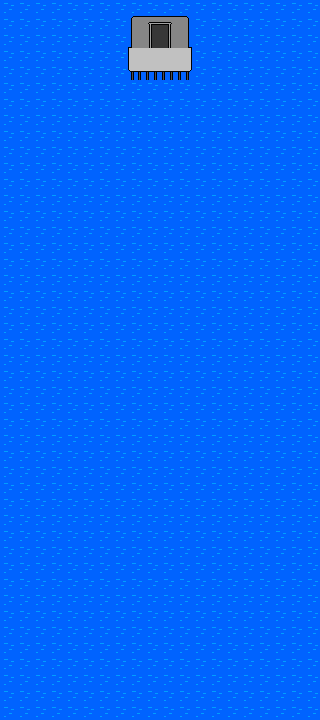

A level layout from a 2D game, rendered from its tile map. Below: a short description, then the map file with its tile-grid data intact:
An orthogonal 20x45 tile map with 16x16 px tiles, 1 tile layer (Tile Layer 1).

<map version="1.5" tiledversion="1.7.1" orientation="orthogonal" renderorder="right-down" width="20" height="45" tilewidth="16" tileheight="16" infinite="0" nextlayerid="2" nextobjectid="1">
 <tileset firstgid="1" source="ocean-opening.tsx" />
 <layer id="1" name="Tile Layer 1" width="20" height="45">
  <data encoding="csv">
1,1,1,1,1,1,1,1,1,1,1,1,1,1,1,1,1,1,1,1,
1,1,1,1,1,1,1,1,27,28,29,30,1,1,1,1,1,1,1,1,
1,1,1,1,1,1,1,1,47,48,49,50,1,1,1,1,1,1,1,1,
1,1,1,1,1,1,1,1,67,68,69,70,1,1,1,1,1,1,1,1,
1,1,1,1,1,1,1,1,87,88,89,90,1,1,1,1,1,1,1,1,
1,1,1,1,1,1,1,1,1,1,1,1,1,1,1,1,1,1,1,1,
1,1,1,1,1,1,1,1,1,1,1,1,1,1,1,1,1,1,1,1,
1,1,1,1,1,1,1,1,1,1,1,1,1,1,1,1,1,1,1,1,
1,1,1,1,1,1,1,1,1,1,1,1,1,1,1,1,1,1,1,1,
1,1,1,1,1,1,1,1,1,1,1,1,1,1,1,1,1,1,1,1,
1,1,1,1,1,1,1,1,1,1,1,1,1,1,1,1,1,1,1,1,
1,1,1,1,1,1,1,1,1,1,1,1,1,1,1,1,1,1,1,1,
1,1,1,1,1,1,1,1,1,1,1,1,1,1,1,1,1,1,1,1,
1,1,1,1,1,1,1,1,1,1,1,1,1,1,1,1,1,1,1,1,
1,1,1,1,1,1,1,1,1,1,1,1,1,1,1,1,1,1,1,1,
1,1,1,1,1,1,1,1,1,1,1,1,1,1,1,1,1,1,1,1,
1,1,1,1,1,1,1,1,1,1,1,1,1,1,1,1,1,1,1,1,
1,1,1,1,1,1,1,1,1,1,1,1,1,1,1,1,1,1,1,1,
1,1,1,1,1,1,1,1,1,1,1,1,1,1,1,1,1,1,1,1,
1,1,1,1,1,1,1,1,1,1,1,1,1,1,1,1,1,1,1,1,
1,1,1,1,1,1,1,1,1,1,1,1,1,1,1,1,1,1,1,1,
1,1,1,1,1,1,1,1,1,1,1,1,1,1,1,1,1,1,1,1,
1,1,1,1,1,1,1,1,1,1,1,1,1,1,1,1,1,1,1,1,
1,1,1,1,1,1,1,1,1,1,1,1,1,1,1,1,1,1,1,1,
1,1,1,1,1,1,1,1,1,1,1,1,1,1,1,1,1,1,1,1,
1,1,1,1,1,1,1,1,1,1,1,1,1,1,1,1,1,1,1,1,
1,1,1,1,1,1,1,1,1,1,1,1,1,1,1,1,1,1,1,1,
1,1,1,1,1,1,1,1,1,1,1,1,1,1,1,1,1,1,1,1,
1,1,1,1,1,1,1,1,1,1,1,1,1,1,1,1,1,1,1,1,
1,1,1,1,1,1,1,1,1,1,1,1,1,1,1,1,1,1,1,1,
1,1,1,1,1,1,1,1,1,1,1,1,1,1,1,1,1,1,1,1,
1,1,1,1,1,1,1,1,1,1,1,1,1,1,1,1,1,1,1,1,
1,1,1,1,1,1,1,1,1,1,1,1,1,1,1,1,1,1,1,1,
1,1,1,1,1,1,1,1,1,1,1,1,1,1,1,1,1,1,1,1,
1,1,1,1,1,1,1,1,1,1,1,1,1,1,1,1,1,1,1,1,
1,1,1,1,1,1,1,1,1,1,1,1,1,1,1,1,1,1,1,1,
1,1,1,1,1,1,1,1,1,1,1,1,1,1,1,1,1,1,1,1,
1,1,1,1,1,1,1,1,1,1,1,1,1,1,1,1,1,1,1,1,
1,1,1,1,1,1,1,1,1,1,1,1,1,1,1,1,1,1,1,1,
1,1,1,1,1,1,1,1,1,1,1,1,1,1,1,1,1,1,1,1,
1,1,1,1,1,1,1,1,1,1,1,1,1,1,1,1,1,1,1,1,
1,1,1,1,1,1,1,1,1,1,1,1,1,1,1,1,1,1,1,1,
1,1,1,1,1,1,1,1,1,1,1,1,1,1,1,1,1,1,1,1,
1,1,1,1,1,1,1,1,1,1,1,1,1,1,1,1,1,1,1,1,
1,1,1,1,1,1,1,1,1,1,1,1,1,1,1,1,1,1,1,1
</data>
 </layer>
</map>
